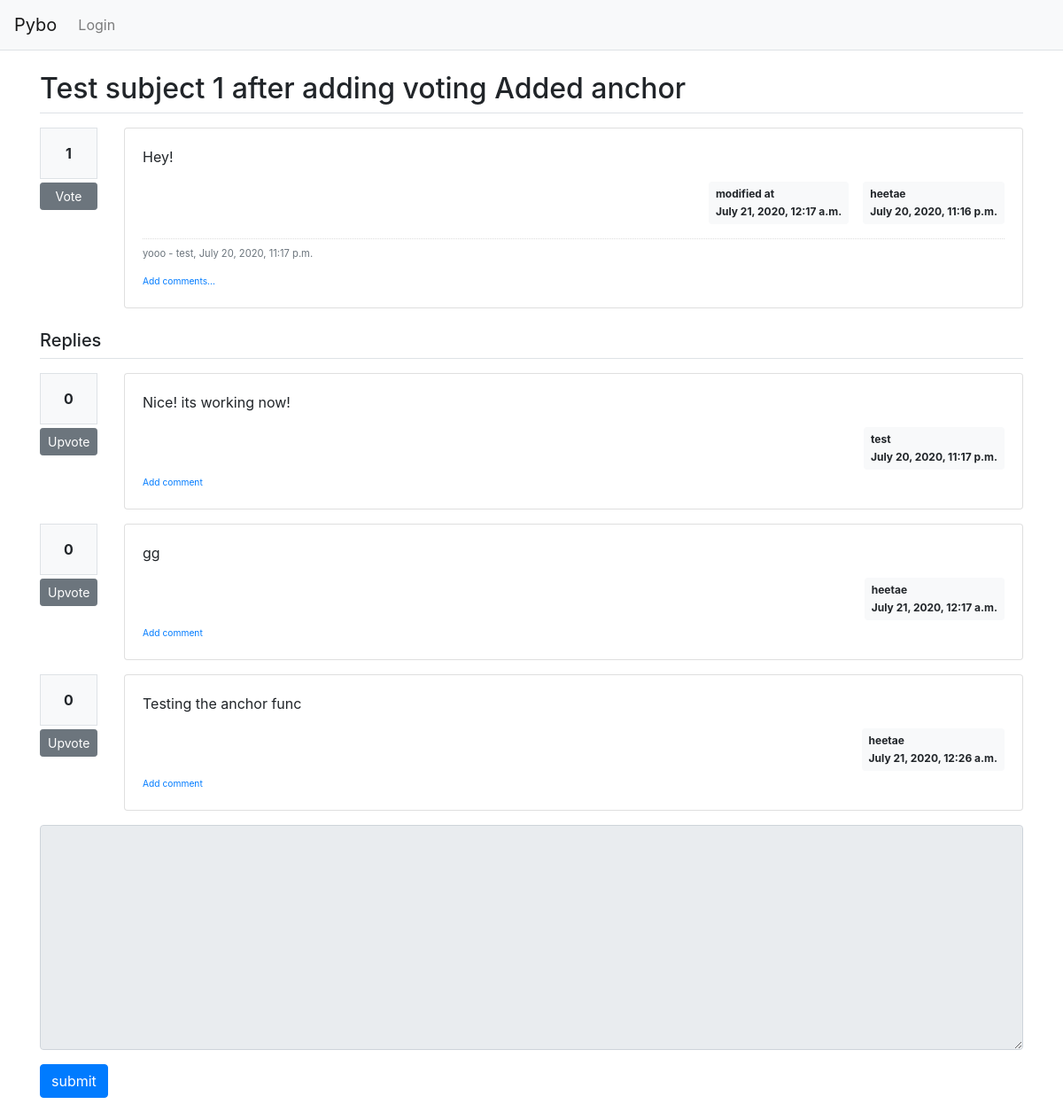
Page /pybo/105/ on the committed database.
### pybo/models.py (models this page shows, shortened)
class Question(models.Model):
    author = models.ForeignKey(User, on_delete=models.CASCADE, related_name='author_question')
    subject = models.CharField(max_length=200)
    content = models.TextField()
    create_date = models.DateTimeField()
    modify_date = models.DateTimeField(null=True, blank=True)
    voter = models.ManyToManyField(User, related_name='voter_question')

class Comment(models.Model):
    author = models.ForeignKey(User, on_delete=models.CASCADE)
    content = models.TextField()
    create_date = models.DateTimeField()
    modify_date = models.DateTimeField(null=True, blank=True)
    question = models.ForeignKey(Question, null=True, blank=True, on_delete=models.CASCADE)
    answer = models.ForeignKey(Answer, null=True, blank=True, on_delete=models.CASCADE)

class Answer(models.Model):
    author = models.ForeignKey(User, on_delete=models.CASCADE, related_name='author_answer')
    question = models.ForeignKey(Question, on_delete=models.CASCADE)
    content = models.TextField()
    create_date = models.DateTimeField()
    modify_date = models.DateTimeField(null=True, blank=True)
    voter = models.ManyToManyField(User, related_name='voter_answer')

### pybo/views/base_views.py (the view)
# urls.py: path('<int:question_id>/', base_views.detail, name='detail'),
def detail(request, question_id):
    question = get_object_or_404(Question, pk=question_id)
    context = {'question': question}
    return render(request, 'pybo/question_detail.html', context)

### pybo/templatetags/pybo_filter.py (called while the page is built)
@register.filter()
def mark(value):
    extensions = ["nl2br", "fenced_code"]
    return mark_safe(markdown.markdown(value, extensions=extensions))

### templates/pybo/question_detail.html (shortened to what this page needs)
{% extends 'base.html' %}
{% load pybo_filter %}
{% block content %}
<div class="container my-3">
    <h2 class="border-bottom py-2">{{ question.subject }}</h2>
    <div class="row my-3">
        <div class="col-1">
            <div class="bg-light text-center p-3 border font-weight-bolder mb-1">
                {{question.voter.count}}
            </div>
            <a href="#" data-uri="{% url 'pybo:vote_question' question.id  %}"
               class="recommend btn btn-sm btn-secondary btn-block my-1">Vote</a>
        </div>
        <div class="col-11">
            <div class="card">
                <div class="card-body">
                    <div class="card-text">{{ question.content|mark }}</div>
                    <div class="d-flex justify-content-end">
                        {% if question.modify_date %}
                        <div class="badge badge-light p-2 text-left mx-3">
                            <div class="mb-2">modified at</div>
                            <div>{{ question.modify_date }}</div>
                        </div>
                        {% endif %}
                        <div class="badge badge-light p-2 text-left">
                            <div class="mb-2">{{ question.author.username }}</div>
                            <div>{{ question.create_date }}</div>
                        </div>
                    </div>
                    {% if question.comment_set.count > 0 %}
                    <div class="mt-3">
                        {% for comment in question.comment_set.all %}
                        <div class="comment py-2 text-muted">
                            <span style="white-space: pre-line;">{{ comment.content }}</span>
                            <span>
                                - {{ comment.author }}, {{ comment.create_date }}
                            </span>
                        </div>
                        {% endfor %}
                    </div>
                    {% endif %}
                    <div>
                        <a href="{% url 'pybo:comment_create_question' question.id  %}"
                           class="small"><small>Add comments...</small></a>
                    </div>
                </div>
            </div>
        </div>
    </div>
    <h5 class="border-bottom my-3 py-2">Replies</h5>
    {% for answer in question.answer_set.all %}
    <div class="row my-3">
        <div class="col-1">
            <div class="bg-light text-center p-3 border font-weight-bolder mb-1">
                {{answer.voter.count}}
            </div>
            <a href="#" data-uri="{% url 'pybo:vote_answer' answer.id  %}"
               class="recommend btn btn-sm btn-secondary btn-block my-1">Upvote</a>
        </div>
        <div class="col-11">
            <div class="card">
                <div class="card-body">
                    <div class="card-text">{{ answer.content|mark }}</div>
                    <div class="d-flex justify-content-end">
                        <div class="badge badge-light p-2 text-left">
                            <div class="mb-2">{{ answer.author.username }}</div>
                            <div>{{ answer.create_date }}</div>
                        </div>
                    </div>
                    <div>
                        <a href="{% url 'pybo:comment_create_answer' answer.id  %}"
                           class="small"><small>Add comment</small></a>
                    </div>
                </div>
            </div>
        </div>
    </div>
    {% endfor %}
    <form action="{% url 'pybo:answer_create' question.id %}" method="post" class="my-3">
        <div class="form-group">
            <textarea {% if not user.is_authenticated %}disabled{% endif %}
                      name="content" id="content" class="form-control" rows="10"></textarea>
        </div>
        <input type="submit" value="submit" class="btn btn-primary">
    </form>
</div>
{% endblock %}

### static/style.css (style rules this page uses)
.comment { border-top:dotted 1px #ddd; font-size:0.7em; }

### rows in the picture
Question: subject "Test subject 1 after adding voting Added anchor", voter.count "1", content|mark "Hey!", modify_date "July 21, 2020, 12:17 a.m.", author.username "heetae", create_date "July 20, 2020, 11:16 p.m."
Comment: content "yooo", author "test", create_date "July 20, 2020, 11:17 p.m."
Answer: voter.count "0", content|mark "Nice! its working now!", author.username "test", create_date "July 20, 2020, 11:17 p.m."
Answer: voter.count "0", content|mark "gg", author.username "heetae", create_date "July 21, 2020, 12:17 a.m."
Answer: voter.count "0", content|mark "Testing the anchor func", author.username "heetae", create_date "July 21, 2020, 12:26 a.m."
